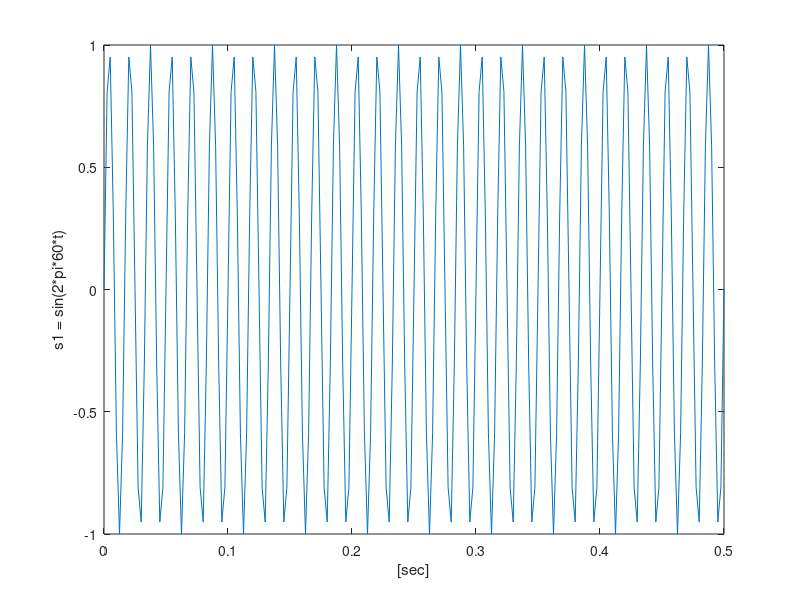
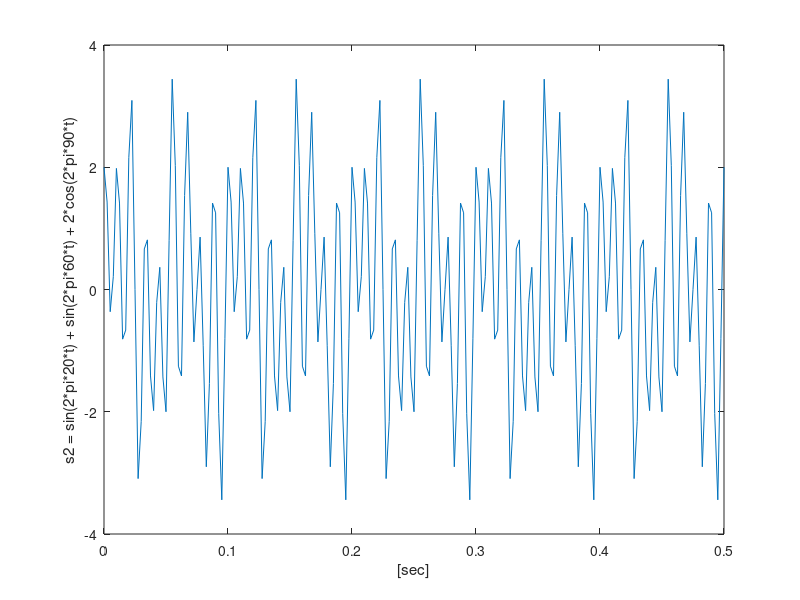
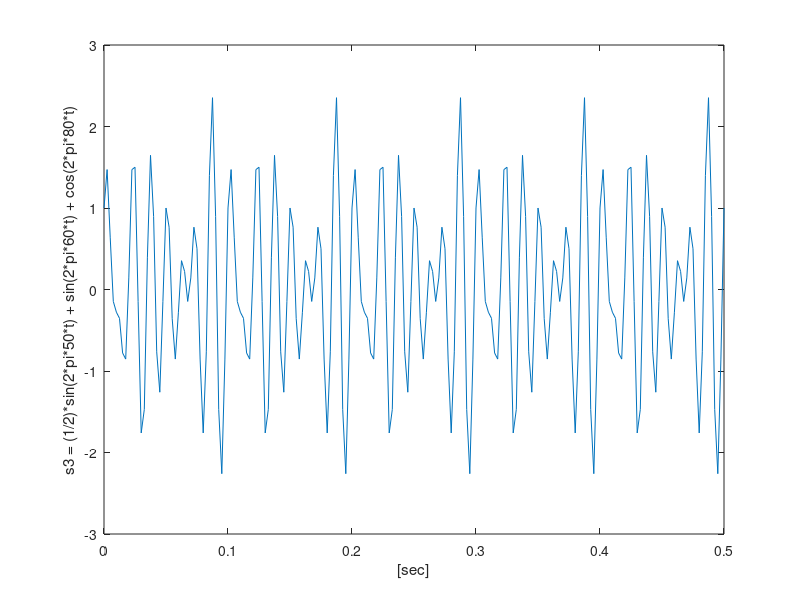

These figures' MATLAB source, in order: (Note: this script raises an error after producing the figures.)
clear all; close all;
%BPF
ts = 1/400;
N = 1024;
p = 0.0001;
fs = 1/ts;
%setting wave
t = 0:ts:0.5;
s1 = sin(2*pi*60*t);
s2 = sin(2*pi*20*t) + sin(2*pi*60*t) + 2*cos(2*pi*90*t);
s3 = (1/2)*sin(2*pi*50*t) + sin(2*pi*60*t) + cos(2*pi*80*t);
%figure function
figure, plot(t,s1);
xlabel('[sec]');
ylabel('s1 = sin(2*pi*60*t)');
figure, plot(t,s2);
xlabel('[sec]');
ylabel('s2 = sin(2*pi*20*t) + sin(2*pi*60*t) + 2*cos(2*pi*90*t)');
figure, plot(t,s3);
xlabel('[sec]');
ylabel('s3 = (1/2)*sin(2*pi*50*t) + sin(2*pi*60*t) + cos(2*pi*80*t)');
%dft wave
S1 = dft_new(s1,N);
S2 = dft_new(s2,N);
S3 = dft_new(s3,N);

figure, plot([-fs/2:fs*1/N:fs*(N/2-1)/N],[abs(S1(N/2+1:N)) abs(S1(1:N/2))]);
xlabel('[Hz]');
ylabel('|S1|');
figure, plot([-fs/2:fs*1/N:fs*(N/2-1)/N],[abs(S2(N/2+1:N)) abs(S2(1:N/2))]);
xlabel('[Hz]');
ylabel('|S2|');
figure, plot([-fs/2:fs*1/N:fs*(N/2-1)/N],[abs(S3(N/2+1:N)) abs(S3(1:N/2))]);
xlabel('[Hz]');
ylabel('|S3|');
%setting BPF
[w,t_d] = BPF_design(ts,40,70,N,9);
%convolution with wave and BPF
B1 = conv_new(s1,w);
B2 = conv_new(s2,w);
B3 = conv_new(s3,w);
%new delayed time
t_delay = 0:ts:1.7775;
figure, plot(t_delay,B1);
xlabel('[sec]');
ylabel('s1 with BPF');
axis([0 0.5 -4 4]);
figure, plot(t_delay,B2);
xlabel('[sec]');
ylabel('s2 with BPF');
axis([0 0.5 -6 6]);
figure, plot(t_delay,B3);
xlabel('[sec]');
ylabel('s3 with BPF');
axis([0 0.5 -6 6]);

B1_f = dft_new(B1,N);
B2_f = dft_new(B2,N);
B3_f = dft_new(B3,N);

figure, plot([-fs/2:fs*1/N:fs*(N/2-1)/N],[abs(B1_f(N/2+1:N)) abs(B1_f(1:N/2))]);
xlabel('[Hz]');
ylabel('|S1 with BPF|');
figure, plot([-fs/2:fs*1/N:fs*(N/2-1)/N],[abs(B2_f(N/2+1:N)) abs(B2_f(1:N/2))]);
xlabel('[Hz]');
ylabel('|S2 with BPF|');
figure, plot([-fs/2:fs*1/N:fs*(N/2-1)/N],[abs(B3_f(N/2+1:N)) abs(B3_f(1:N/2))]);
xlabel('[Hz]');
ylabel('|S3 with BPF|');